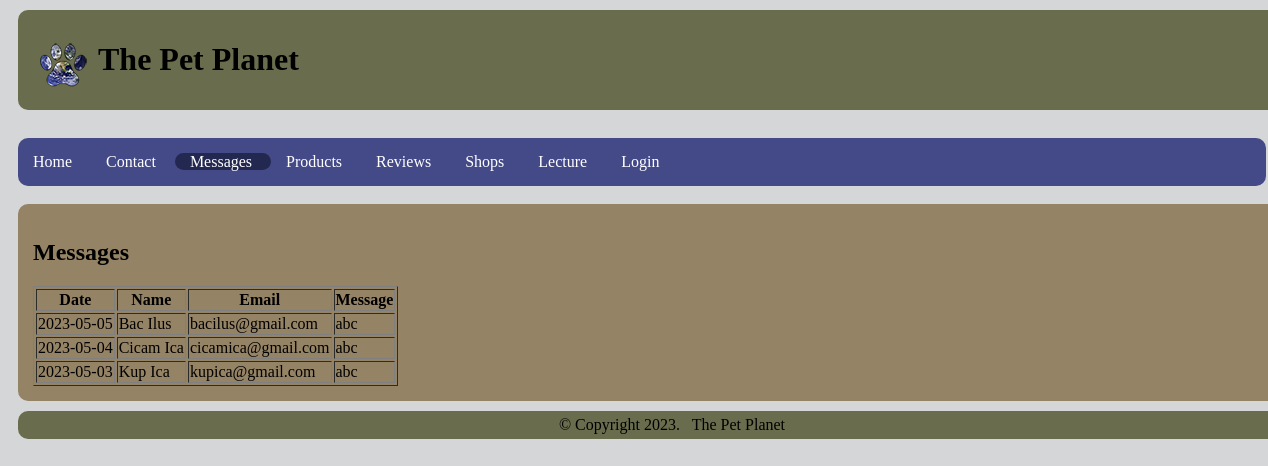
Page /?page=messages on the committed database.
### tables this page shows
CREATE TABLE `uzenetek` (
  `id` int(10) unsigned NOT NULL auto_increment,
  `name_` varchar(45) NOT NULL default '',
  `email_` varchar(45) NOT NULL default '',
  `message_` varchar(500) NOT NULL default '',
  `date_` date NOT NULL DEFAULT current_timestamp(),
  PRIMARY KEY  (`id`)
);

### index.php (called while the page is built)
<?php
include('./includes/config.inc.php');
if (isset($_GET['page'])) {
	if (isset($pages[$_GET['page']]) && file_exists("./templates/pages/{$pages[$_GET['page']]['file']}.tpl.php")) {
		$find = $pages[$_GET['page']];
	}
	else {
		$find = $error_page;
		header("HTTP/1.0 404 Not Found");
	}
}
else $find = $pages['/'];
include('./templates/index.tpl.php');
?>

### includes/config.inc.php (called while the page is built, shortened)
<?php
$header = array(
    'imagesource' => 'Logo/paw.png',
    'imagealt' => 'logo',
	'title' => 'The Pet Planet',
	'motto' => ''
);
$footer = array(
    'copyright' => 'Copyright '.date("Y").'.',
    'firm' => 'The Pet Planet'
);
$pages = array(
	'/' => array('file' => 'home', 'text' => 'Home', 'menun' => array(1,1)),
    'contact' => array('file' => 'contact', 'text' => 'Contact', 'menun' => array(1,1)),
    'messages' => array('file' => 'messages', 'text' => 'Messages', 'menun' => array(1,1)),
    'products' => array('file' => 'products', 'text' => 'Products', 'menun' => array(1,1)),
    'reviews' => array('file' => 'reviews', 'text' => 'Reviews', 'menun' => array(1,1)),
    'upload' => array('file' => 'upload', 'text' => 'Upload', 'menun' => array(0,1)),
    'shops' => array('file' => 'shops', 'text' => 'Shops', 'menun' => array(1,1)),
    'lecture' => array('file' => 'lecture', 'text' => 'Lecture', 'menun' => array(1,1)),
    'login' => array('file' => 'login', 'text' => 'Login', 'menun' => array(1,0)),
    'logout' => array('file' => 'logout', 'text' => 'Logout', 'menun' => array(0,1)),
	'login2' => array('file' => 'login2', 'text' => '', 'menun' => array(0,0)),
    'registration' => array('file' => 'registration', 'szoveg' => '', 'menun' => array(0,0))
);
?>

### templates/pages/messages.tpl.php (the view, shortened to what this page needs)
<h2>Messages</h2>
<?php
	try {
    $dbh = new PDO('mysql:host=localhost;dbname=databasecontact', 'root', '', array(PDO::ATTR_ERRMODE=>PDO::ERRMODE_EXCEPTION));
    $dbh->query('SET NAMES utf8 COLLATE utf8_general_ci');
    }
	catch(PDOException $e)
    {
    echo "Connection failed: " . $e->getMessage();
    }
?>
<table border="1">
<tr>
        <th>Date</th>
        <th>Name</th>
        <th>Email</th>
        <th>Message</th>
    </tr>
	<?php
		$stmt = $dbh->prepare("SELECT * FROM uzenetek ORDER BY date_ DESC");
        $stmt->execute();
        while($row = $stmt->fetch(PDO::FETCH_ASSOC))
            {
                echo '
					<tr>
						<td>'.$row['date_'].'</td>
						<td>'.$row['name_'].'</td>
						<td>'.$row['email_'].'</td>
						<td>'.$row['message_'].'</td>
					</tr>
				';
            }
	?>
</table>

### templates/index.tpl.php (shortened to what this page needs)
<!DOCTYPE html>
<html>
<head>
	<link rel="stylesheet" href="./styles/style.css" type="text/css">
</head>
<body>
	<header>
		<img src="./images/<?=$header['imagesource']?>" alt="<?=$header['imagealt']?>">
		<h1><?= $header['title'] ?></h1>
	</header>
    <div id="wrapper">
        <aside id="nav">
            <nav>
                <ul>
					<?php foreach ($pages as $url => $page) { ?>
						<?php if(! isset($_SESSION['user']) && $page['menun'][0] || isset($_SESSION['user']) && $page['menun'][1]) { ?>
							<li<?= (($page == $find) ? ' class="active"' : '') ?>>
							<a href="<?= ($url == '/') ? '.' : ('?page=' . $url) ?>">
							<?= $page['text'] ?></a>
							</li>
						<?php } ?>
					<?php } ?>
                </ul>
            </nav>
        </aside>
        <div id="content">
            <?php include("./templates/pages/{$find['file']}.tpl.php"); ?>
        </div>
    </div>
    <footer>
        <?php if(isset($footer['copyright'])) { ?>&copy;&nbsp;<?= $footer['copyright'] ?> <?php } ?>
        <?php if(isset($footer['firm'])) { ?><?= $footer['firm']; ?><?php } ?>
    </footer>
</body>
</html>

### styles/style.css (style rules this page uses)
body { background-color: #d5d6d8; width: 100%; }
header { border-radius: 10px; background-color: #696d4d; padding: 10px; margin: 10px; width: 100%; }
header img { float: left; margin: 20px 10px 0px 10px; }
div#wrapper { margin: 10px; }
aside { display: inline; vertical-align: top; margin: 10px; }
nav { margin: 0px 10px 0px 0px; top: 0px; border-radius: 10px; background-color: #444a88; width: 100%; }
nav ul { list-style-type: none; margin: 0px; padding: 15px 0px; }
nav ul li { display: inline; padding: 0px 15px; }
nav ul li.active { background-color: #232850; border-radius: 10px; }
nav ul a { text-decoration: none; color: white; }
div#content { width: 100%; border-radius: 10px; background-color: #958365; padding: 15px; }
footer { text-align: center; border-radius: 10px; margin: 10px; padding: 5px 20px; background-color: #696d4d; width: 100%; }

### rows in the picture
uzenetek: date_ "2023-05-05", name_ "Bac Ilus", email_ "bacilus@gmail.com", message_ "abc"
uzenetek: date_ "2023-05-04", name_ "Cicam Ica", email_ "cicamica@gmail.com", message_ "abc"
uzenetek: date_ "2023-05-03", name_ "Kup Ica", email_ "kupica@gmail.com", message_ "abc"

### other values in the picture
$header['title'] "The Pet Planet"
$page['text'] "Home"
$page['text'] "Contact"
$page['text'] "Messages"
$page['text'] "Products"
$page['text'] "Reviews"
$page['text'] "Shops"
$page['text'] "Lecture"
$page['text'] "Login"
$footer['copyright'] "Copyright 2023."
$footer['firm'] "The Pet Planet"
